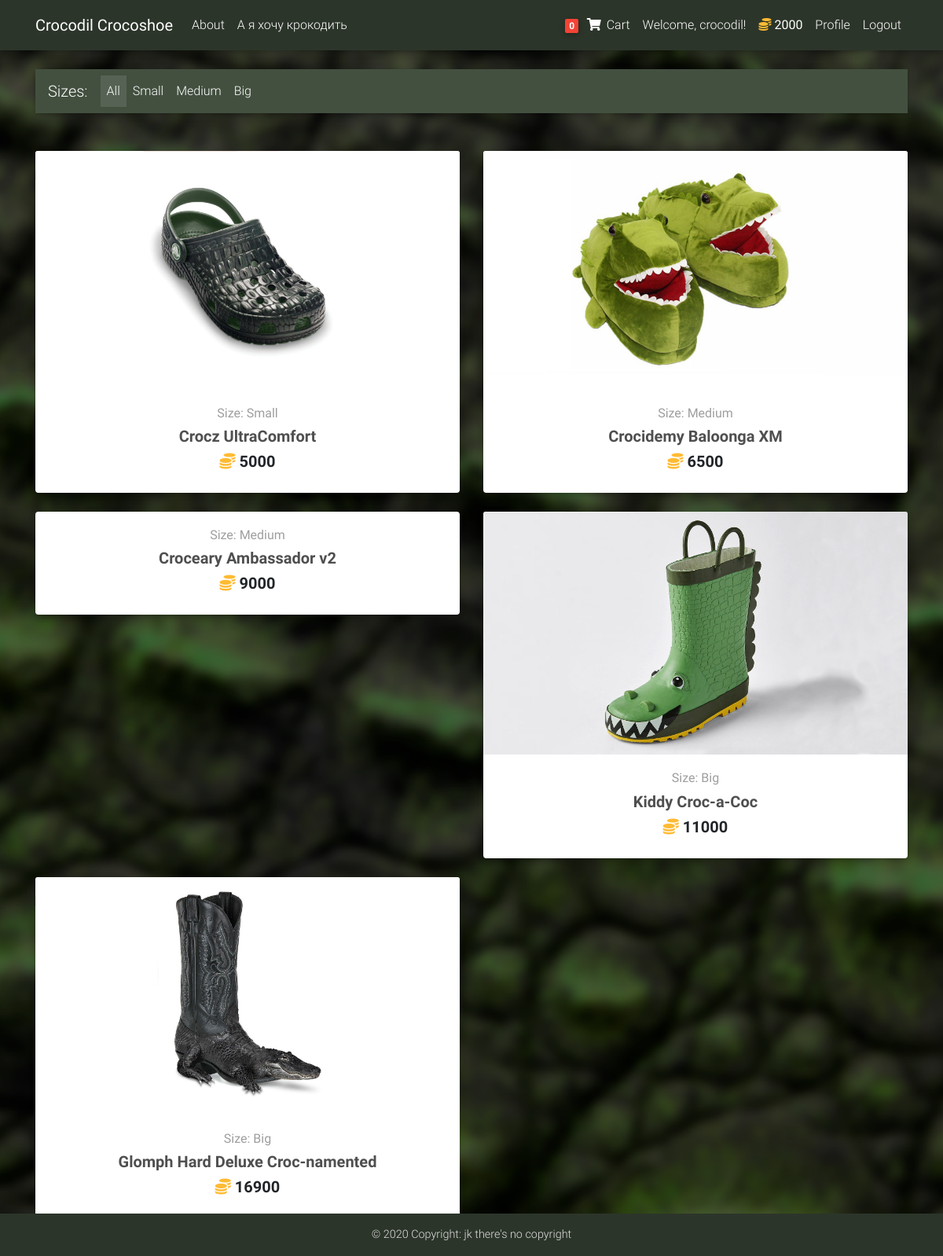
Screenshot of / (signed in) with the database file from the repository.
### core/models.py (models this page shows, shortened)
class Order(models.Model):
    user = models.ForeignKey(settings.AUTH_USER_MODEL, on_delete=models.CASCADE)
    items = models.ManyToManyField(OrderItem)
    ordered = models.BooleanField(default=False)

class Player(models.Model):
    user = models.OneToOneField(User, on_delete=models.CASCADE)
    credit = models.IntegerField(validators=[MinValueValidator(0), MaxValueValidator(1_000_000)], default=2_000)

class Item(models.Model):
    name = models.CharField(max_length=50)
    description = models.TextField()
    image = models.CharField(max_length=30)
    image_desc = models.CharField(max_length=50)
    price = models.IntegerField(validators=[MinValueValidator(0), MaxValueValidator(1_000_000)])
    slug = models.SlugField()
    size = models.CharField(
        max_length=1,
        choices=(('S', 'Small'), ('M', 'Medium'), ('B', 'Big')),
        default='S',
    )
    def get_absolute_url(self):
        return reverse("core:product", kwargs={'slug': self.slug})
    class Meta:
        ordering = ['price']

### core/views.py (the view)
# urls.py: path('', HomeView.as_view(), name='home'),
class HomeView(ListView):
    paginate_by = 10
    template_name = 'home.html'
    def get_queryset(self):
        if 'size' in self.kwargs:
            return Item.objects.filter(size=self.kwargs['size'])
        return Item.objects.all()
    def get_context_data(self, **kwargs):
        context = super().get_context_data(**kwargs)
        if 'size' in self.kwargs:
            context['size'] = self.kwargs['size']
        else:
            context['size'] = 'A'
        return context

### core/templatetags/cart_template_tags.py (called while the page is built)
@register.filter
def cart_item_count(user):
    if user.is_authenticated:
        qs = Order.objects.filter(user=user, ordered=False)
        if qs.exists():
            return qs[0].items.count()
    return 0

### templates/home.html (shortened to what this page needs)
{% extends 'base.html' %}
{% load static %}
{% block content %}
  <main>
    <div class="container">
      <nav class="navbar navbar-expand-lg navbar-dark my-bar2 mt-3 mb-5">
        <span class="navbar-brand">Sizes:</span>
        <div class="collapse navbar-collapse" id="basicExampleNav">
          <ul class="navbar-nav mr-auto">
            <li class="nav-item {% if size == 'A' %} active {% endif %}">
              <a class="nav-link" href="/">All</a>
            </li>
            <li class="nav-item {% if size == 'S' %} active {% endif %}">
              <a class="nav-link" href="{% url 'core:size' 'S' %}">Small</a>
            </li>
            <li class="nav-item {% if size == 'M' %} active {% endif %}">
              <a class="nav-link" href="{% url 'core:size' 'M' %}">Medium</a>
            </li>
            <li class="nav-item {% if size == 'B' %} active {% endif %}">
              <a class="nav-link" href="{% url 'core:size' 'B' %}">Big</a>
            </li>
          </ul>
        </div>
      </nav>
      <section class="text-center mb-4">
        <div class="row wow fadeIn">
          {% for item in object_list %}
            <div class="col-lg-6 col-md-6 mb-4">
              <div class="card">
                  <div class="view overlay">
                    <img src="{% static item.image %}" class="card-img-top"
                      alt='{{ item.image.desc }}'>
                  </div>
                  <div class="card-body text-center">
                    <a href="{{ item.get_absolute_url }}" class="grey-text">
                      <h6>Size: {{ item.get_size_display }}</h6>
                    </a>
                    <h5>
                      <strong>
                        <a href="{{ item.get_absolute_url }}" class="dark-grey-text">{{ item.name }}</a>
                      </strong>
                    </h5>
                    <h5 class="font-weight-bold">
                      <strong><i class="fas fa-coins text-warning"></i> {{ item.price }}</strong>
                    </h5>
                  </div>
              </div>
            </div>
          {% endfor %}
        </div>
      </section>
    </div>
  </main>
{% endblock %}

### templates/base.html (shortened to what this page needs)
{% load static %}
{% load cart_template_tags %}
<!DOCTYPE html>
<html lang="en">
<head>
    <link rel="stylesheet" href="https://use.fontawesome.com/releases/v5.11.2/css/all.css">
    <link href={% static "css/bootstrap.min.css" %} rel="stylesheet">
    <link href={% static "css/mdb.min.css" %} rel="stylesheet">
    <link href={% static "css/style.min.css" %} rel="stylesheet">
</head>
<body id="bg">
    <div class="view">
        <nav class="navbar fixed-top navbar-expand-lg navbar-dark my-bar scrolling-navbar text-white">
            <div class="container">
            <a class="navbar-brand waves-effect" href="/">
                <strong>Crocodil Crocoshoe</strong>
            </a>
            <div class="collapse navbar-collapse" id="navbarSupportedContent">
                <ul class="navbar-nav mr-auto">
                    <li class="nav-item">
                        <a class="nav-link waves-effect" href="{% url 'core:about' %}">About</a>
                    </li>
                    <li class="nav-item">
                        <a class="nav-link waves-effect" href="{% url 'core:clicky' %}">А я хочу крокодить</a>
                    </li>
                </ul>
                {% if request.user.is_authenticated %}
                    <ul class="navbar-nav nav-flex-icons">
                        <li class="nav-item">
                            <a href="{% url 'core:order-summary' %}" class="nav-link waves-effect">
                                <span class="badge red z-depth-1 mr-1"> {{ request.user|cart_item_count }} </span>
                                <i class="fas fa-shopping-cart"></i>
                                <span class="clearfix d-none d-sm-inline-block"> Cart </span>
                            </a>
                        </li>
                        <li class="nav-item">
                            <span class="py-2 px-2 clearfix d-none d-sm-inline-block"> Welcome, {{ request.user }}! </span>
                        </li>
                        <li class="nav-item">
                            <span class="py-2 px-2 clearfix d-inline-block">
                                <strong><i class="fas fa-coins text-warning"></i> {{ request.user.player.credit }}</strong>
                            </span>
                        </li>
                        <li class="nav-item">
                            <a href="{% url 'core:profile' %}" class="nav-link waves-effect">
                                <span class="clearfix d-sm-inline-block"> Profile </span>
                            </a>
                        </li>
                        <li class="nav-item">
                            <a href="{% url 'account_logout' %}" class="nav-link waves-effect">
                                <span class="clearfix d-sm-inline-block"> Logout </span>
                            </a>
                        </li>
                    </ul>
                {% endif %}
            </div>
            </div>
        </nav>
        <div class="mt-5 pt-4">
        </div>
        {% block content  %}
        {% endblock %}
        <footer class="my-bar text-center font-small mt-4 wow {% block footer_fade %}fadeIn {% endblock %}fixed-bottom">
            <div class="footer-copyright text-light py-3">
                © 2020 Copyright: jk there's no copyright
            </div>
        </footer>
    </div>
</body>
</html>

### templates/base.html (style rules this page uses)
html, body, header, { height: 60vh; }

### rows the page displays
Item: image (picture), size "Small", name "Crocz UltraComfort", price "5000"
Item: image (picture), size "Medium", name "Crocidemy Baloonga XM", price "6500"
Item: size "Medium", name "Croceary Ambassador v2", price "9000"
Item: image (picture), size "Big", name "Kiddy Croc-a-Coc", price "11000"
Item: image (picture), size "Big", name "Glomph Hard Deluxe Croc-namented", price "16900"

### other values shown
{{ request.user|cart_item_count }} "0"
{{ request.user }} "crocodil"
{{ request.user.player.credit }} "2000"
